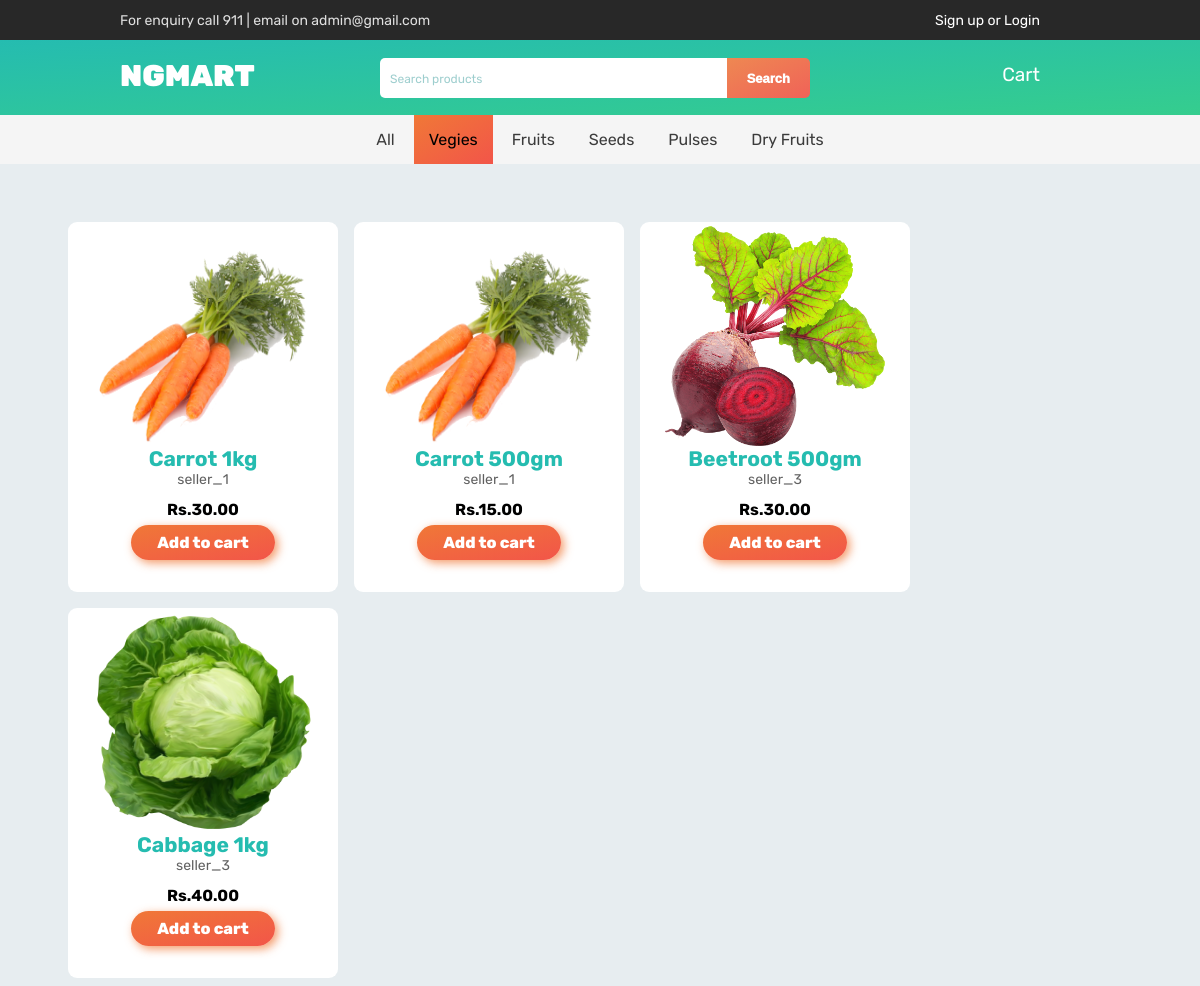
Page /index.php?id=1 on the committed database.
### tables this page shows
CREATE TABLE `categories_tbl` (
  `id` int(10) NOT NULL,
  `categories` varchar(50) NOT NULL,
  `image` varchar(255) NOT NULL,
  `status` tinyint(4) NOT NULL DEFAULT 1
);

CREATE TABLE `product_tbl` (
  `product_id` int(11) NOT NULL,
  `prod_categories_id` int(11) NOT NULL,
  `prod_name` varchar(255) NOT NULL
);

CREATE TABLE `product_seller_tbl` (
  `ps_id` int(10) NOT NULL,
  `ps_seller_id` int(11) NOT NULL,
  `ps_product_id` int(11) NOT NULL,
  `ps_price` decimal(10,2) NOT NULL,
  `ps_image` varchar(255) NOT NULL,
  `ps_desc` varchar(255) NOT NULL,
  `ps_total_stock` int(50) NOT NULL
);

CREATE TABLE `sellerreg_tbl` (
  `seller_id` int(8) NOT NULL,
  `seller_login_id` int(8) NOT NULL,
  `seller_name` varchar(30) NOT NULL,
  `seller_mobile_no` varchar(13) DEFAULT NULL,
  `seller_add` varchar(255) DEFAULT NULL,
  `seller_work_days` varchar(30) DEFAULT NULL,
  `seller_image` varchar(255) DEFAULT NULL,
  `time_1` varchar(30) DEFAULT NULL,
  `seller_location_id` int(11) DEFAULT NULL,
  `seller_dist_id` int(11) DEFAULT NULL
);

### index.php (the view, shortened to what this page needs)
<?php
include("php/dbconnection.php");
?>
<!DOCTYPE html>
<html lang="en">
<head>
	<link href="style/style.css" rel="stylesheet" />
</head>
<body>
	<div class="topblack">
		<div class="leftblock">
			<p>For enquiry call 911 | email on <a style="color:rgba(255, 255, 255, 0.851);" href="mailto:admin@gmail.com"> admin@gmail.com </a></p>
		</div>
		<div class="rightblack">
			<?php
			if (isset($_SESSION['id'])) {
				$sql = "SELECT * FROM customerreg_tbl WHERE customerreg_id=$reg_id";
				$result = mysqli_query($con, $sql);
				$row = mysqli_fetch_array($result);
				echo '<a href="#">' . $row['name'] . '</a>';
			} else {
				echo '<a href="login_reg.php">Sign up or Login</a>';
			}
			?>
		</div>
	</div>
	<div class="topbargreen">
		<p onclick="location.href='index.php'">NGMART</p>
		<div class="centerdiv">
			<input type="text" placeholder="Search products">
			<button>Search</button>
		</div>
		<div class="topgreen_right">
			<?php
			if (isset($_SESSION['id'])) {
				$sql = "select count(ps_id) as count from cart_tbl where customerreg_id=$reg_id";
				$result = mysqli_query($con, $sql);
				$row = mysqli_fetch_array($result);
				$sqln = "select count(wish_id) as count2 from wish_tbl where customerreg_id=$reg_id";
				$resultn = mysqli_query($con, $sqln);
				$rown = mysqli_fetch_array($resultn);
			?>
				<a href="php/cust/wishlist.php" style="margin-right:20px">Wishlist
					<sup id="wss" style="background-color:red;border-radius:100%; padding:2px 4px;"><?php echo $rown['count2'] ?> </sup>
				</a>
				<a href="php/cust/cart.php" style="margin-right:20px">Cart
					<sup id="ss" style="background-color:red;border-radius:100%; padding:2px 4px;"><?php echo $row['count'] ?> </sup>
				</a>
				<a href="php/logout.php">Logout</a>
			<?php
			} else {
				echo '<a href="login_reg.php">Cart</a>';
			}
			?>
		</div>
	</div>
	<div class="topbar_bottom">
		<center>
			<a href="index.php" <?php if (!isset($_GET['id'])) echo "class=active" ?>>All</a>
			<?php
			$sql = "select * from categories_tbl where status=1";
			if ($result = mysqli_query($con, $sql)) {
				while ($row = mysqli_fetch_array($result)) {
			?>
					<a href="index.php?id=<?php echo $row['id'] ?>" <?php if (isset($_GET['id'])) {
																		if ($row['id'] == $_GET['id']) echo "class=active";
																	} ?>> <?php echo $row['categories'] ?> </a>
			<?php
				}
			}
			?>
		</center>
	</div>
	<?php
	if (!isset($_GET['id'])) {
	?>
		<div class="mvgbackground">
			<div class="cover" style="possition:abslolute;top:164px">
				<p data-animation-offset="1.2">Fresh <br> Vegetables <br> </p>
			</div>
			<div class="node">
				<img src="images/supermarket-banner.jpg" alt="" srcset="">
				<div class="cover">
					<p data-animation-offset="1.2">Shop <br> from Anywhere <br> </p>
				</div>
			</div>
			<div class="node">
				<img src="images/basket.jpg" alt="" srcset="">
				<div class="cover">
					<p data-animation-offset="1.3">Collect<br> from nearest shop <br> </p>
				</div>
			</div>s
			<div class="node">
				<img src="images/image1.jpeg" alt="" srcset="">
				<div class="cover">
					<p data-animation-offset="1.4">Delivered <br> at door step <br> </p>
				</div>
			</div>
		</div>
		<div class="container_body">
			<center>
				<div class="bdy">
					<?php
					$sql;
					if (isset($_SESSION['id'])) {
						$sql1 = "SELECT seller_login_id FROM sellerreg_tbl WHERE seller_location_id=(SELECT cust_location_id FROM customerreg_tbl WHERE customerreg_id=$reg_id) AND seller_dist_id=(SELECT cust_district FROM customerreg_tbl WHERE customerreg_id=$reg_id)";
						$result1 = mysqli_query($con, $sql1);
						while ($row = mysqli_fetch_array($result1)) {
							$seller_id = $row['seller_login_id'];
							$sql = "SELECT p.*,ps.* from product_tbl as p,product_seller_tbl as ps where p.product_id=ps.ps_product_id AND ps.ps_seller_id=$seller_id AND ps.ps_total_stock>0 ";
							if ($result = mysqli_query($con, $sql)) {
								while ($row = mysqli_fetch_array($result)) {
									$ps_id = $row['ps_id'];
									$sql2 = "select s.seller_name from sellerreg_tbl as s,product_seller_tbl as ps,login_tbl as l where ps.ps_seller_id=l.login_id and s.seller_login_id=l.login_id and ps_id=$ps_id;";
									if ($result2 = mysqli_query($con, $sql2)) {
										$row2 = mysqli_fetch_array($result2);
					?>
										<div class="itembox">
											<div class="img_sec">
												<img src="images/<?php echo $row['ps_image'] ?>" alt="">
											</div>
											<div class="btm_sec">
												<h1><?php echo $row['prod_name'] ?></h1>
												<p><?php echo $row2['seller_name'] ?></p>
												<h2>Rs.<?php echo $row['ps_price'] ?> </h2>
												<?php
												if (isset($_SESSION['id'])) {
													echo '<button onclick="purchase(' . $ps_id . ')">Add to cart</button>';
												} else {
													echo '<a href="login_reg.php"><button> Add to cart</button></a>';
												}
												?>
											</div>
										</div>
									<?php
									}
								}
							}
						}
					} else {
						$sql = "SELECT p.*,ps.* from product_tbl as p,product_seller_tbl as ps where p.product_id=ps.ps_product_id AND ps.ps_total_stock>0 ";
						if ($result = mysqli_query($con, $sql)) {
							while ($row = mysqli_fetch_array($result)) {
								$ps_id = $row['ps_id'];
								$sql2 = "select s.seller_name from sellerreg_tbl as s,product_seller_tbl as ps,login_tbl as l where ps.ps_seller_id=l.login_id and s.seller_login_id=l.login_id and ps_id=$ps_id;";
								if ($result2 = mysqli_query($con, $sql2)) {
									$row2 = mysqli_fetch_array($result2);
									?>
									<div class="itembox">
										<div class="img_sec">
											<img src="images/<?php echo $row['ps_image'] ?>" alt="">
										</div>
										<div class="btm_sec">
											<h1><?php echo $row['prod_name'] ?></h1>
											<p><?php echo $row2['seller_name'] ?></p>
											<h2>Rs.<?php echo $row['ps_price'] ?> </h2>
											<?php
											if (isset($_SESSION['id'])) {
												echo '<button onclick="purchase(' . $ps_id . ')">Add to cart</button>';
											} else {
												echo '<a href="login_reg.php"><button> Add to cart</button></a>';
											}
											?>
										</div>
									</div>
					<?php
								}
							}
						}
					}
					?>
				</div>
			</center>
		</div>
	<?php
	}
	else if (isset($_GET['id'])) {
		$id = $_GET['id'];
	?>
		<div class="container_body">
			<center>
				<div class="bdy">
					<?php
					if (isset($_SESSION['id'])) {
						$sql1 = "SELECT seller_login_id FROM sellerreg_tbl WHERE seller_location_id=(SELECT cust_location_id FROM customerreg_tbl WHERE customerreg_id=$reg_id) AND seller_dist_id=(SELECT cust_district FROM customerreg_tbl WHERE customerreg_id=$reg_id)";
						$result1 = mysqli_query($con, $sql1);
						while ($row = mysqli_fetch_array($result1)) {
							$seller_id = $row['seller_login_id'];
							$sql = "SELECT p.*,ps.* from product_tbl as p,product_seller_tbl as ps where p.product_id=ps.ps_product_id AND ps.ps_seller_id=$seller_id and p.prod_categories_id=$id AND ps.ps_total_stock>0 ";
							if ($result = mysqli_query($con, $sql)) {
								while ($row = mysqli_fetch_array($result)) {
									$ps_id = $row['ps_id'];
									$sql2 = "select s.seller_name from sellerreg_tbl as s,product_seller_tbl as ps,login_tbl as l where ps.ps_seller_id=l.login_id and s.seller_login_id=l.login_id and ps_id=$ps_id;";
									if ($result2 = mysqli_query($con, $sql2)) {
										$row2 = mysqli_fetch_array($result2);
					?>
										<div class="itembox">
											<div class="img_sec">
												<img src="images/<?php echo $row['ps_image'] ?>" alt="">
											</div>
											<div class="btm_sec">
												<h1><?php echo $row['prod_name'] ?></h1>
												<p><?php echo $row2['seller_name'] ?></p>
												<h2>Rs.<?php echo $row['ps_price'] ?> </h2>
												<?php
												if (isset($_SESSION['id'])) {
													echo '<button onclick="purchase(' . $ps_id . ')">Add to cart</button>';
												} else {
													echo '<a href="login_reg.php"><button> Add to cart</button></a>';
												}
												?>
											</div>
										</div>
									<?php
									}
								}
							}
						}
					}
					else{
						$sql = "select p.*,ps.* from product_tbl as p,product_seller_tbl as ps where p.product_id=ps.ps_product_id and p.prod_categories_id=$id AND ps.ps_total_stock>0 ";
						if ($result = mysqli_query($con, $sql)) {
							while ($row = mysqli_fetch_array($result)) {
								$ps_id = $row['ps_id'];
								$sql2 = "select s.seller_name from sellerreg_tbl as s,product_seller_tbl as ps,login_tbl as l where ps.ps_seller_id=l.login_id and s.seller_login_id=l.login_id and ps_id=$ps_id;";
								if ($result2 = mysqli_query($con, $sql2)) {
									$row2 = mysqli_fetch_array($result2);
						?>
									<div class="itembox">
										<div class="img_sec">
											<img src="images/<?php echo $row['ps_image'] ?>" alt="">
										</div>
										<div class="btm_sec">
											<h1><?php echo $row['prod_name'] ?></h1>
											<p><?php echo $row2['seller_name'] ?></p>
											<h2>Rs.<?php echo $row['ps_price'] ?> </h2>
											<?php
											if (isset($_SESSION['id'])) {
												echo '<button onclick="purchase(' . $ps_id . ')">Add to cart</button>';
											} else {
												echo '<a href="login_reg.php"><button>Add to cart</button></a>';
											}
											?>
										</div>
									</div>
						<?php
								}
							}
						}
					}
					?>
				</div>
			</center>
		</div>
	<?php
	}
	?>
</body>
</html>

### style/style.css (style rules this page uses)
* { margin:0px; padding:0px; }
body { background-color: rgb(231,237,240); font-family: fontone; }
a { text-decoration: none; }
.topblack { background-color: rgb(40, 40, 40); color:rgba(255, 255, 255, 0.851); height: 40px; font-size: 14px; }
.topblack .leftblock { float:left; padding-top: 12px; padding-left: 20px; margin-left: 100px; cursor: pointer; }
.topblack .rightblack { float: right; padding-top:12px; margin-right: 150px; }
.rightblack a { display: inline; margin-right: 10px; cursor: pointer; color: white; }
.topbargreen { height:75px; background:linear-gradient(to bottom right,rgb(37,188,176),rgb(53,205,142)) }
.topbargreen p { color:white; font-weight: 1000; font-size: 30px; padding-top: 18px; margin-left: 120px; display: inline-block; }
.topgreen_right { float:right; margin-top:23px; margin-right:150px; }
.topgreen_right a { color:white; font-size: 19px; display: inline; margin-right: 10px; }
.centerdiv { position: absolute; left:50%; transform: translate(-55%,-90%); width:400px; height:40px; }
.centerdiv input { width:100%; height:40px; border:none; background-color: white; padding-left: 10px; color:black; font-size: 17px; border-radius: 5px 0px 0px 5px; }
.centerdiv input::placeholder { color:rgba(0, 128, 128, 0.386); font-family: fontone; font-size: 12px; text-align:left; }
.centerdiv button { position: absolute; right:-30px; height: 40px; border: none; padding-left: 20px; padding-right: 20px; top:0px; background:linear-gradient(to bottom right, rgb(238,136,82),rgb(240,98,88)); color: white; font-size: 13px; font-weight: 1000; cursor: pointer; transition: ease-in-out .8s; border-radius: 0px 5px 5px 0px; }
.topbar_bottom { position: relative; width:100%; background-color:rgb(245,245,245); }
.topbar_bottom a { position: relative; display: inline-block; padding:15px 15px; color:rgba(0, 0, 0, 0.762); }
.topbar_bottom .active { color:rgb(0, 0, 0); background:linear-gradient(to bottom right, rgb(240, 120, 55),rgb(242, 85, 73)); }
.container_body { position: relative; width:100%; float:left; margin-top: 40px; }
.bdy { position: relative; width:90%; margin-top: 10px; }
.bdy p { text-align: left; margin-bottom: 10px; color: rgb(28, 101, 191); }
.bdy .itembox { position: relative; width:270px; height:370px; background-color: white; margin:8px; float: left; border-radius: 9px; transition: .3s ease-in-out; }
.itembox .img_sec { position: relative; width: 220px; height:220px; margin-top:4px; }
.itembox .img_sec img { position: relative; height: 220px; width: 220px; }
.itembox .btm_sec { width:220px; height:140px; }
.btm_sec h1 { text-align: center; font-size: 21px; color:rgb(37,188,176); }
.btm_sec p { text-align: center; font-size: 14px; color:rgba(0, 0, 0, 0.625); }
.btm_sec h2 { font-size: 16px; color:black; margin-top: 12px; }
.btm_sec button { border:none; color:white; font-size: 16px; font-family: fontone; font-weight: 800; padding: 8px 26px; border-radius: 20px; margin-top: 6px; background:linear-gradient(to bottom right, rgb(240, 120, 55),rgb(242, 85, 73)); box-shadow: 3px 3px 10px rgba(240, 120, 55, 0.749); transition: ease-in-out .4s; cursor: pointer; }

### rows in the picture
categories_tbl: categories "Vegies"
categories_tbl: categories "Fruits"
categories_tbl: categories "Seeds"
categories_tbl: categories "Pulses"
categories_tbl: categories "Dry Fruits"
product_tbl: product_seller_tbl.ps_image (picture), prod_name "Carrot 1kg", sellerreg_tbl.seller_name "seller_1", product_seller_tbl.ps_price "30.00"
product_tbl: product_seller_tbl.ps_image (picture), prod_name "Carrot 500gm", sellerreg_tbl.seller_name "seller_1", product_seller_tbl.ps_price "15.00"
product_tbl: product_seller_tbl.ps_image (picture), prod_name "Beetroot 500gm", sellerreg_tbl.seller_name "seller_3", product_seller_tbl.ps_price "30.00"
product_tbl: product_seller_tbl.ps_image (picture), prod_name "Cabbage 1kg", sellerreg_tbl.seller_name "seller_3", product_seller_tbl.ps_price "40.00"
